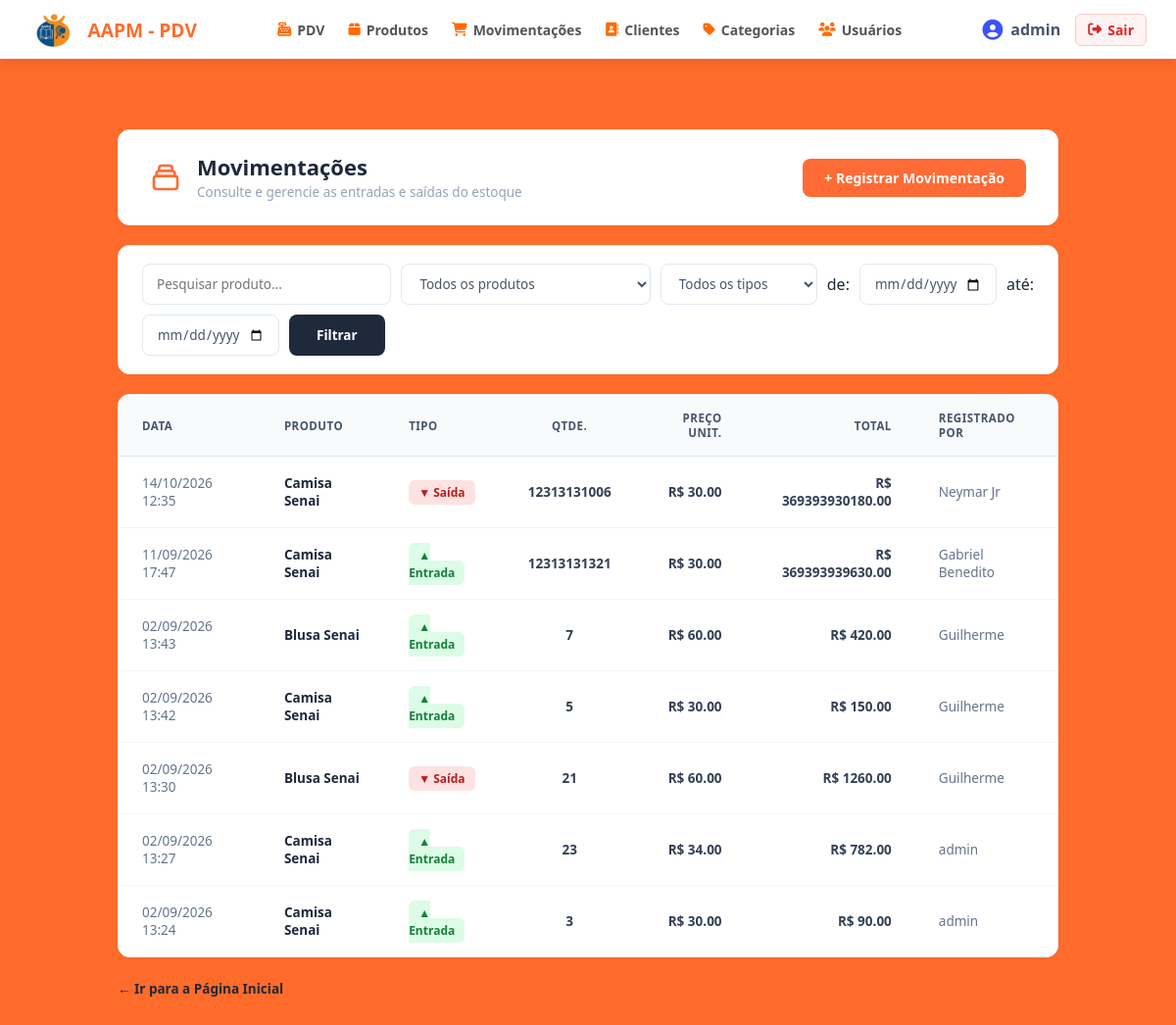
The app's page /movimentacoes/ (signed in) with its own data.
### app/models/movimentacao.py (models this page shows, shortened)
class Movimentacao(Base):
    __tablename__ = "movimentacoes"
    id         = Column(Integer, primary_key=True, index=True)
    tipo       = Column(
        Enum(TipoMovimentacao),
        nullable=False
    )
    quantidade = Column(Integer, nullable=False)
    preco_unitario = Column(Float, nullable=False, default=0.0)
    observacao = Column(String(255), nullable=True)
    criado_em  = Column(DateTime, server_default=func.now())
    produto_id = Column(
        Integer,
        ForeignKey("produtos.id", ondelete="CASCADE"),
        nullable=False
    )
    usuario_id = Column(
        Integer,
        ForeignKey("usuarios.id", ondelete="SET NULL"),
        nullable=True
    )
    produto = relationship("Produto", backref="movimentacoes")
    usuario = relationship("Usuario", backref="movimentacoes")

### app/models/produto.py (models this page shows, shortened)
class Produto(Base):
    __tablename__ = "produtos"
    id = Column(Integer, primary_key=True, autoincrement=True, index=True)
    nome = Column(String(150), nullable=False, index=True)
    preco = Column(Float, nullable=False, default=0.0)
    estoque_atual = Column(Integer, nullable=False, default=0)
    ativo = Column(Boolean, default=True)
    imagem_path = Column(String(255), nullable=True)
    categoria_id = Column(Integer, ForeignKey("categorias.id", ondelete="SET NULL"), nullable=True )
    categoria = relationship("Categoria", back_populates="produtos")

### app/models/usuarios.py (models this page shows)
class Usuario(Base):
    __tablename__ = "usuarios"
    id = Column(Integer, primary_key=True, autoincrement=True)
    nome = Column(String(100), nullable=False)
    email = Column(String(150), unique=True, nullable=False)
    senha_hash = Column(String(255), nullable=False)
    role = Column(String(20), nullable=False, default="operador")
    ativo = Column(Boolean, default=True)
    criando_em = Column(DateTime, server_default=func.now())

### app/controllers/movimentacao_controller.py (the view)
@router.get("/", response_class=HTMLResponse)
def listar_movimentacoes(
    request: Request,
    busca: str = "",          # barra de pesquisa por texto
    produto_id: int = 0,     # filtra por produto específico
    tipo: str = "",          # "entrada" ou "saida"
    data_inicio: str = "",   # data inicial YYYY-MM-DD
    data_fim: str = "",      # data final YYYY-MM-DD
    db: Session = Depends(get_db),
    admin = Depends(get_usuario_logado)
):
    query = db.query(Movimentacao).join(Produto).order_by(Movimentacao.id.desc())
    if busca.strip():
        termo = f"%{busca.strip()}%"
        query = query.filter(Produto.nome.ilike(termo))
    if produto_id:
        query = query.filter(Movimentacao.produto_id == produto_id)
    if tipo in ("entrada", "saida", "cancelamento", "ajuste"):
        query = query.filter(Movimentacao.tipo == tipo)
    if data_inicio.strip():
        query = query.filter(Movimentacao.criado_em >= f"{data_inicio.strip()} 00:00:00")
    if data_fim.strip():
        query = query.filter(Movimentacao.criado_em <= f"{data_fim.strip()} 23:59:59")
    movimentacoes = query.limit(200).all()  # limita para não sobrecarregar
    produtos      = db.query(Produto).filter(Produto.ativo == True).all()
    return templates.TemplateResponse(
        request,
        "movimentacoes/index.html",
        {
            "request":        request,
            "usuario":        admin,
            "movimentacoes":  movimentacoes,
            "produtos":       produtos,
            "busca":          busca,
            "produto_id":     produto_id,
            "tipo":           tipo,
            "data_inicio":    data_inicio,
            "data_fim":       data_fim,
        }
    )

### app/templates/movimentacoes/index.html (shortened to what this page needs)
{% extends "base.html" %}
{% block content %}
<link rel="stylesheet" href="{{ url_for('static', path='CSS/movimentacoes.css') }}">
<div class="movimentacoes-wrapper">
    <div class="mov-header-card">
        <div class="mov-header-left">
            <div>
                <h1 class="mov-header-title">Movimentações</h1>
                <p class="mov-header-subtitle">Consulte e gerencie as entradas e saídas do estoque</p>
            </div>
        </div>
        <a href="/movimentacoes/nova" class="mov-btn-primary">
            + Registrar Movimentação
        </a>
    </div>
    <div class="mov-filter-card">
        <form method="get" action="/movimentacoes" class="mov-filter-form" style="display: flex; gap: 10px; align-items: center; flex-wrap: wrap;">
            <input type="text" name="busca" placeholder="Pesquisar produto..." value="{{ busca or '' }}" class="mov-select-custom" style="flex: 1; min-width: 180px;">
            <select name="produto_id" class="mov-select-custom" style="flex: 1; min-width: 180px;">
                <option value="0">Todos os produtos</option>
            </select>
            <select name="tipo" class="mov-select-custom" style="width: 160px;">
                <option value="">Todos os tipos</option>
            </select>
            de: <input type="date" name="data_inicio" value="{{ data_inicio or '' }}" class="mov-select-custom" style="width: 140px;">
            até: <input type="date" name="data_fim" value="{{ data_fim or '' }}" class="mov-select-custom" style="width: 140px;">
            <button type="submit" class="mov-btn-dark">Filtrar</button>
        </form>
    </div>
    <div class="mov-table-card">
        <table class="mov-table">
            <thead>
                <tr>
                    <th>DATA</th>
                    <th>PRODUTO</th>
                    <th>TIPO</th>
                    <th style="text-align: center;">QTDE.</th>
                    <th style="text-align: right;">PREÇO UNIT.</th>
                    <th style="text-align: right;">TOTAL</th>
                    <th>REGISTRADO POR</th>
                </tr>
            </thead>
            <tbody>
                {% for m in movimentacoes %}
                <tr>
                    <td style="color: #64748b;">
                        {% if m.criado_em %}
                            {{ m.criado_em.strftime('%d/%m/%Y %H:%M') if m.criado_em.strftime is defined else (m.criado_em|string)[:16] }}
                        {% else %}
                            —
                        {% endif %}
                    </td>
                    <td>
                        <a href="/produtos/{{ m.produto_id }}" style="color: #1e293b; font-weight: 600; text-decoration: none;">
                            {{ m.produto.nome }}
                        </a>
                    </td>
                    <td>
                        {% if m.tipo.value == 'entrada' or m.tipo == 'entrada' %}
                            <span class="mov-badge-entrada">▲ Entrada</span>
                        {% else %}
                            <span class="mov-badge-saida">▼ Saída</span>
                        {% endif %}
                    </td>
                    <td style="text-align: center; font-weight: 600;">{{ m.quantidade }}</td>
                    <td style="text-align: right; font-weight: 600;">R$ {{ "%.2f"|format(m.preco_unitario) }}</td>
                    <td style="text-align: right; font-weight: 600;">R$ {{ "%.2f"|format(m.valor_total) }}</td>
                    <td style="color: #64748b;">{{ m.usuario.nome if m.usuario else "—" }}</td>
                </tr>
                {% endfor %}
            </tbody>
        </table>
    </div>
    <div class="mov-back-box">
        <a href="/" class="mov-back-link">
            ← Ir para a Página Inicial
        </a>
    </div>
</div>
{% endblock %}

### app/static/CSS/style.css (style rules this page uses)
* { margin: 0; padding: 0; box-sizing: border-box; font-family: 'Segoe UI', Tahoma, Geneva, Verdana, sans-serif; }
body { background-color: #ff6b2b; color: #1e293b; min-height: 100vh; display: flex; flex-direction: column; }

### app/static/CSS/movimentacoes.css (style rules this page uses)
.movimentacoes-wrapper { width: 100% !important; max-width: 1200px !important; margin: 32px auto !important; padding: 0 20px !important; box-sizing: border-box; font-family: -apple-system, BlinkMacSystemFont, "Segoe UI", Roboto, "Helvetica Neue", Arial, sans-serif; }
.mov-header-card { background-color: #ffffff; border-radius: 12px; padding: 24px 32px; box-shadow: 0 1px 3px rgba(0, 0, 0, 0.03); display: flex; justify-content: space-between; align-items: center; margin-bottom: 20px; border: 1px solid #f1f5f9; }
.mov-header-left { display: flex; align-items: center; gap: 16px; }
.mov-header-icon { width: 32px; height: 32px; }
.mov-header-title { font-size: 22px; font-weight: 700; color: #1e293b; margin: 0; line-height: 1.2; }
.mov-header-subtitle { font-size: 13.5px; color: #94a3b8; margin: 4px 0 0 0; }
.mov-btn-primary { background-color: #ff6b35; color: #ffffff !important; border: none; border-radius: 8px; padding: 10px 22px; font-size: 14px; font-weight: 600; text-decoration: none !important; display: inline-flex; align-items: center; gap: 8px; transition: background-color 0.2s; }
.mov-filter-card { background-color: #ffffff; border-radius: 12px; padding: 18px 24px; box-shadow: 0 1px 3px rgba(0, 0, 0, 0.03); margin-bottom: 20px; border: 1px solid #f1f5f9; }
.mov-filter-form { display: flex; align-items: center; gap: 12px; width: 100%; }
.mov-select-custom { height: 42px; border-radius: 8px; border: 1px solid #e2e8f0; background-color: #ffffff; padding: 0 14px; font-size: 13.5px; color: #475569; outline: none; }
.mov-btn-dark { background-color: #1e293b; color: #ffffff; border: none; border-radius: 8px; height: 42px; padding: 0 28px; font-size: 13.5px; font-weight: 600; cursor: pointer; transition: background-color 0.2s; }
.mov-table-card { background-color: #ffffff; border-radius: 12px; box-shadow: 0 1px 3px rgba(0, 0, 0, 0.03); overflow: hidden; border: 1px solid #f1f5f9; width: 100%; }
.mov-table { width: 100%; border-collapse: collapse; text-align: left; }
.mov-table th { background-color: #f8fafc; color: #475569; font-size: 11.5px; font-weight: 700; text-transform: uppercase; letter-spacing: 0.5px; padding: 16px 24px; border-bottom: 1px solid #e2e8f0; }
.mov-table td { padding: 18px 24px; border-bottom: 1px solid #f1f5f9; font-size: 13.5px; color: #334155; vertical-align: middle; }
.mov-table tr:last-child td { border-bottom: none; }
.mov-badge-entrada { background-color: #dcfce7; color: #15803d; padding: 4px 10px; border-radius: 6px; font-size: 12px; font-weight: 600; }
.mov-badge-saida { background-color: #fee2e2; color: #b91c1c; padding: 4px 10px; border-radius: 6px; font-size: 12px; font-weight: 600; }
.mov-back-box { margin-top: 20px; }
.mov-back-link { color: #1e293b; font-size: 13.5px; font-weight: 600; text-decoration: none; display: inline-flex; align-items: center; gap: 6px; }

### records on screen
Movimentacao: criado_em "14/10/2026 12:35", produto.nome "Camisa Senai", tipo "▼ Saída", quantidade "12313131006", preco_unitario "30.00", valor_total "369393930180.00", usuario "Neymar Jr"
Movimentacao: criado_em "11/09/2026 17:47", produto.nome "Camisa Senai", tipo "▲ Entrada", quantidade "12313131321", preco_unitario "30.00", valor_total "369393939630.00", usuario "Gabriel Benedito"
Movimentacao: criado_em "02/09/2026 13:43", produto.nome "Blusa Senai", tipo "▲ Entrada", quantidade "7", preco_unitario "60.00", valor_total "420.00", usuario "Guilherme"
Movimentacao: criado_em "02/09/2026 13:42", produto.nome "Camisa Senai", tipo "▲ Entrada", quantidade "5", preco_unitario "30.00", valor_total "150.00", usuario "Guilherme"
Movimentacao: criado_em "02/09/2026 13:30", produto.nome "Blusa Senai", tipo "▼ Saída", quantidade "21", preco_unitario "60.00", valor_total "1260.00", usuario "Guilherme"
Movimentacao: criado_em "02/09/2026 13:27", produto.nome "Camisa Senai", tipo "▲ Entrada", quantidade "23", preco_unitario "34.00", valor_total "782.00", usuario "admin"
Movimentacao: criado_em "02/09/2026 13:24", produto.nome "Camisa Senai", tipo "▲ Entrada", quantidade "3", preco_unitario "30.00", valor_total "90.00", usuario "admin"

### other values on screen
{{ usuario.nome if usuario else 'Usuário' }} "admin"
